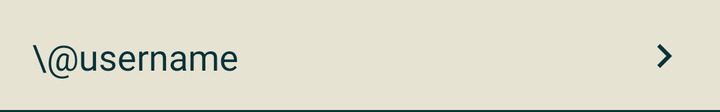
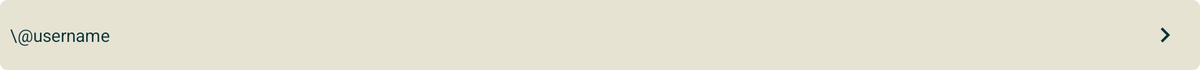

The same Android screen from two of the app's own layout files: first res/layout/ as a phone draws it, then the repository's variant for another configuration, drawn on a device whose configuration selects that folder. Both files follow.
<!-- AndroidManifest.xml: application theme Theme.Clinic -->
<!-- res/layout/patient_list_item.xml -->
<?xml version="1.0" encoding="utf-8"?>
<androidx.constraintlayout.widget.ConstraintLayout xmlns:android="http://schemas.android.com/apk/res/android"
    xmlns:app="http://schemas.android.com/apk/res-auto"
    xmlns:tools="http://schemas.android.com/tools"
    android:layout_width="match_parent"
    android:layout_height="wrap_content"
    android:id="@+id/keyConstraintItem"
    android:background="@color/background"
    android:clickable="true"
    android:focusable="true"
    android:foreground="?android:attr/selectableItemBackground"
    android:orientation="vertical">

    <View
        android:id="@+id/divider"
        android:layout_width="match_parent"
        android:layout_height="1dp"
        android:background="@color/primary"
        app:layout_constraintEnd_toEndOf="parent"
        app:layout_constraintStart_toStartOf="parent"
        app:layout_constraintBottom_toBottomOf="parent" />

    <TextView
        android:id="@+id/name"
        android:layout_width="wrap_content"
        android:layout_height="wrap_content"
        android:gravity="center"
        android:textColor="@color/primary"
        android:layout_marginStart="16dp"
        android:fontFamily="@font/josefinsans_semibold"
        android:textSize="18sp"
        app:layout_constraintBottom_toBottomOf="parent"
        app:layout_constraintStart_toStartOf="parent"
        app:layout_constraintTop_toTopOf="parent"
        tools:text="\@username" />

    <ImageView
        android:id="@+id/arrow"
        android:layout_width="wrap_content"
        android:layout_height="wrap_content"
        android:contentDescription="@string/patient_details"
        android:padding="16dp"
        android:src="@drawable/ic_arrow"
        app:layout_constraintBottom_toBottomOf="parent"
        app:layout_constraintEnd_toEndOf="parent"
        app:layout_constraintTop_toTopOf="parent" />

</androidx.constraintlayout.widget.ConstraintLayout>
<!-- resources referenced by this layout -->
<resources>
  <color name="background">#E6E3D3</color>
  <color name="primary">#0A3237</color>
  <!-- drawable ic_arrow (drawable) -->
  <vector android:height="24dp" android:tint="@color/primary"
      android:viewportHeight="24" android:viewportWidth="24"
      android:width="24dp" xmlns:android="http://schemas.android.com/apk/res/android">
      <path android:fillColor="@color/primary" android:pathData="M8.59,16.59L13.17,12 8.59,7.41 10,6l6,6 -6,6 -1.41,-1.41z"/>
  </vector>
  <string name="patient_details">Detalhes do paciente</string>
  <style name="Theme.Clinic" parent="Theme.MaterialComponents.DayNight.NoActionBar">
          
          <item name="colorPrimary">@color/primary</item>
          <item name="colorPrimaryVariant">@color/primary_variant</item>
          <item name="colorOnPrimary">@color/white</item>
          
          <item name="colorSecondary">@color/secondary</item>
          <item name="colorSecondaryVariant">@color/secondary_variant</item>
          <item name="colorOnSecondary">@color/black</item>
          
          <item name="android:statusBarColor">@color/primary</item>
          
      </style>
  <color name="primary_variant">#5BB9CA</color>
  <color name="white">#FFFFFFFF</color>
  <color name="secondary">#D98556</color>
  <color name="secondary_variant">#727172</color>
  <color name="black">#FF000000</color>
</resources>
<!-- res/layout-sw600dp-land/patient_list_item.xml (the repository's variant of the layout above) -->
<!-- drawn on a 7-inch tablet turned sideways -->
<?xml version="1.0" encoding="utf-8"?>
<androidx.constraintlayout.widget.ConstraintLayout xmlns:android="http://schemas.android.com/apk/res/android"
    xmlns:app="http://schemas.android.com/apk/res-auto"
    xmlns:tools="http://schemas.android.com/tools"
    android:layout_width="match_parent"
    android:layout_height="wrap_content"
    android:id="@+id/keyConstraintItem"
    android:background="@drawable/rounded_button_shape"
    android:orientation="vertical">

    <TextView
        android:id="@+id/name"
        android:layout_width="wrap_content"
        android:layout_height="wrap_content"
        android:gravity="center"
        android:textColor="@color/primary"
        android:layout_marginStart="8dp"
        app:layout_constraintBottom_toBottomOf="parent"
        app:layout_constraintStart_toStartOf="parent"
        app:layout_constraintTop_toTopOf="parent"
        tools:text="\@username" />

    <ImageView
        android:id="@+id/arrow"
        android:layout_width="wrap_content"
        android:layout_height="wrap_content"
        android:contentDescription="@string/patient_details"
        android:padding="16dp"
        android:src="@drawable/ic_arrow"
        app:layout_constraintBottom_toBottomOf="parent"
        app:layout_constraintEnd_toEndOf="parent"
        app:layout_constraintTop_toTopOf="parent" />

    <ProgressBar
        android:id="@+id/progressBar"
        style="?android:attr/progressBarStyle"
        android:layout_width="0dp"
        android:layout_height="0dp"
        android:layout_marginStart="8dp"
        android:layout_marginLeft="8dp"
        android:layout_marginTop="8dp"
        android:layout_marginEnd="8dp"
        android:layout_marginRight="8dp"
        android:layout_marginBottom="8dp"
        android:visibility="gone"
        app:layout_constraintBottom_toBottomOf="@+id/name"
        app:layout_constraintEnd_toEndOf="@+id/name"
        app:layout_constraintStart_toStartOf="@+id/name"
        app:layout_constraintTop_toTopOf="@+id/name" />

</androidx.constraintlayout.widget.ConstraintLayout>
<!-- resources referenced by the variant -->
<!-- as a 7-inch tablet turned sideways resolves them -->
<resources>
  <color name="primary">#0A3237</color>
  <!-- drawable ic_arrow (drawable) -->
  <vector android:height="24dp" android:tint="@color/primary"
      android:viewportHeight="24" android:viewportWidth="24"
      android:width="24dp" xmlns:android="http://schemas.android.com/apk/res/android">
      <path android:fillColor="@color/primary" android:pathData="M8.59,16.59L13.17,12 8.59,7.41 10,6l6,6 -6,6 -1.41,-1.41z"/>
  </vector>
  <!-- drawable rounded_button_shape (drawable) -->
  <?xml version="1.0" encoding="utf-8"?>
  <layer-list xmlns:android="http://schemas.android.com/apk/res/android">
      <item>
          <shape android:shape="rectangle">
              <solid android:color="@color/background" />
              <stroke android:color="@color/background" />
              <corners android:radius="6dp" />
          </shape>
      </item>
  </layer-list>
  <string name="patient_details">Detalhes do paciente</string>
  <style name="Theme.Clinic" parent="Theme.MaterialComponents.DayNight.NoActionBar">
          
          <item name="colorPrimary">@color/primary</item>
          <item name="colorPrimaryVariant">@color/primary_variant</item>
          <item name="colorOnPrimary">@color/white</item>
          
          <item name="colorSecondary">@color/secondary</item>
          <item name="colorSecondaryVariant">@color/secondary_variant</item>
          <item name="colorOnSecondary">@color/black</item>
          
          <item name="android:statusBarColor">@color/primary</item>
          
      </style>
  <color name="background">#E6E3D3</color>
  <color name="primary_variant">#5BB9CA</color>
  <color name="white">#FFFFFFFF</color>
  <color name="secondary">#D98556</color>
  <color name="secondary_variant">#727172</color>
  <color name="black">#FF000000</color>
</resources>
